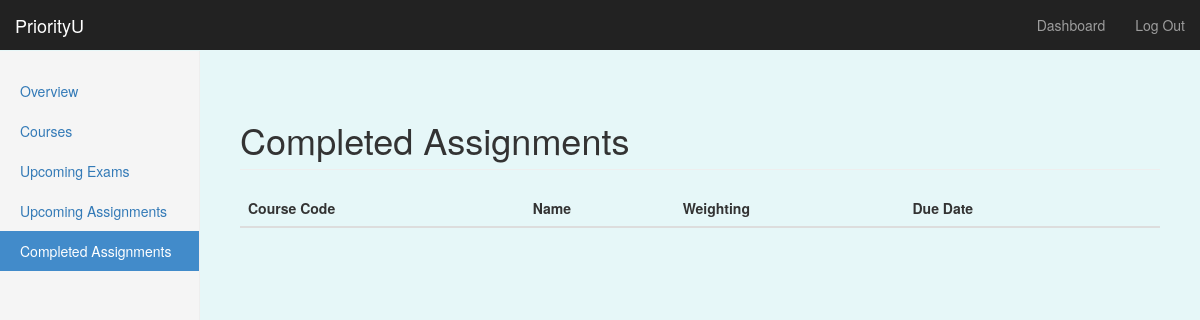
Page /dashboard/completed (signed in) on the earlier database version.
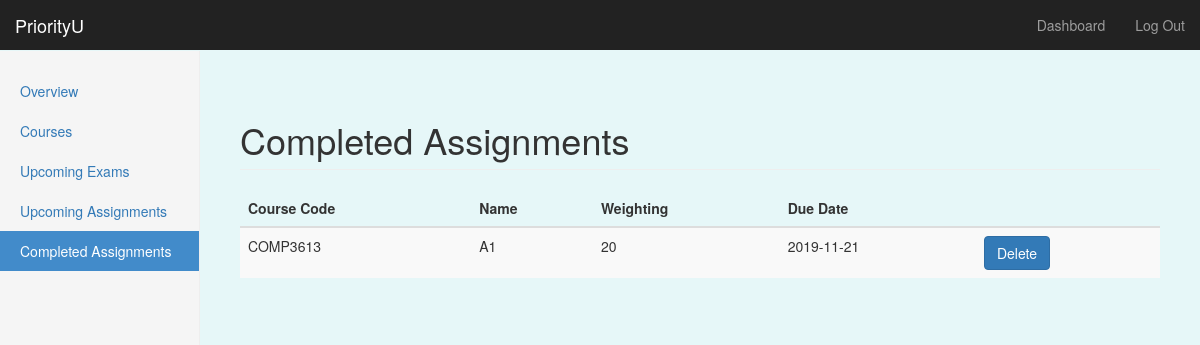
Same page on the later database version.
### priorityU/models/models.py (models this page shows, shortened)
class Assignment(db.Model): # Dominic 18/11- created model for assignment db
    __tablename__ = 'assignments'
    a_id = db.Column(db.Integer, primary_key=True)
    course_code = db.Column(db.String, db.ForeignKey('courses.course_code'))
    asg_name = db.Column(db.String, nullable=False)
    weighting = db.Column(db.Integer)
    due_date = db.Column(db.Date, nullable=False)
    due_time = db.Column(db.Time)
    complete = db.Column(db.Boolean, nullable=False)
    user_id = db.Column(db.Integer, db.ForeignKey('users.id'))

### priorityU/routes.py (the view)
@app.route('/dashboard/completed')
@login_required
def completed():
    user_asgs = Assignment.query.filter_by(user_id=current_user.get_id()).order_by(Assignment.due_date.asc()).all()
    return render_template('completed.html', assignments=user_asgs, edit_state=False, add_state=False, form=None)

### priorityU/routes.py (called while the page is built)
@login_manager.user_loader
def load_user(user_id):
    return User.query.get(int(user_id))

### priorityU/templates/completed.html (shortened to what this page needs)
{% extends "bootstrap/base.html" %}
{% block styles %}
{{super()}}
<link rel="stylesheet" href="{{url_for('.static', filename='style.css')}}">
{% endblock %}
{% block content %}
    <nav class="navbar navbar-inverse navbar-fixed-top">
      <div class="container-fluid">
        <div class="navbar-header">
          <a class="navbar-brand" href="#">PriorityU</a>
        </div>
        <div id="navbar" class="navbar-collapse collapse">
          <ul class="nav navbar-nav navbar-right">
            <li><a href="#">Dashboard</a></li>
            <li><a href="{{ url_for('logout') }}">Log Out</a></li>
          </ul>
        </div>
      </div>
    </nav>
    <div class="container-fluid">
      <div class="row">
        <div class="col-sm-3 col-md-2 sidebar">
        <ul class="nav nav-sidebar">
            <li {% if request.endpoint == 'dashboard' %} class="active" {% endif %}> <a href="{{url_for('dashboard')}}">Overview</a></li>
            <li {% if request.endpoint == 'courses' %} class="active" {% endif %}><a href="{{url_for('courses')}}" id="tab2-id">Courses</a></li>
            <li {% if request.endpoint == 'exams' %} class="active" {% endif %}><a href="{{url_for('exams')}}">Upcoming Exams</a></li>
            <li {% if request.endpoint == 'assignments' %} class="active" {% endif %}><a href="{{url_for('assignments')}}">Upcoming Assignments</a></li>
            <li {% if request.endpoint == 'completed' %} class="active" {% endif %} ><a href="{{url_for('completed')}}">Completed Assignments</a></li>
        </ul>
      </div>
      <div class="col-sm-9 col-sm-offset-3 col-md-10 col-md-offset-2 main">
        <h1 class="page-header">Completed Assignments</h1>
        <table class="table table-striped table-hover">
          <thead class="thead-dark">
              <tr>
                  <th>Course Code</th>
                  <th>Name</th>
                  <th>Weighting</th>
                  <th>Due Date</th>
                  <th></th>
              </tr>
          </thead>
          <tbody>
              {% for a in assignments %}
                {% if a.complete == True %}
              <tr>
                  <td>{{a.course_code}}</td>
                  <td>{{a.asg_name}}</td>
                  <td>{{a.weighting}}</td>
                  <td>{{a.due_date}}</td>
                  <td>
                    <a href='/dashboard/completed/{{a.a_id}}' class="btn btn-primary">Delete</a>
                  </td>
              </tr>
                {% endif %}
              {% endfor %}
          </tbody>
        </table>
    </div>
    </div>
    </div>
{% endblock %}

Differences in the rows shown:
added Assignment: course_code "COMP3613", asg_name "A1", weighting "20", due_date "2019-11-21"
